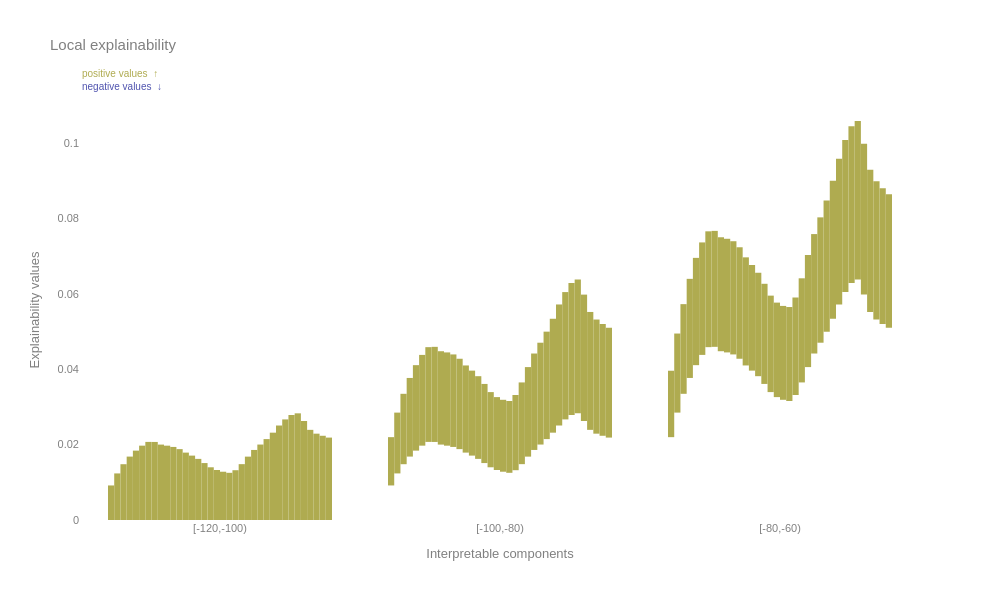

Notebook source saved alongside this figure:
### Code cell
past_load_zoom_2_model = past_load_zoom_2.close_up_explainability_model(X_observation)
base_vector = -phi_zero
fig = time.local_plot(past_load_zoom_2_model,component_names,base_vector)
fig.show()

### Figure 1 — Plotly figure (JSON) as saved in the notebook; plotly's stock layout.template omitted (floating-point values rounded to 4 significant figures)
{"data": [{"base": 0, "connector": {"visible": false}, "decreasing": {"marker": {"color": "#5054af"}}, "increasing": {"marker": {"color": "#afab50"}}, "name": "h 0", "orientation": "v", "type": "waterfall", "x": ["[-120,-100)", "[-100,-80)", "[-80,-60)"], "y": [0.009162, 0.01281, 0.01761]}, {"base": 0, "connector": {"visible": false}, "decreasing": {"marker": {"color": "#5054af"}}, "increasing": {"marker": {"color": "#afab50"}}, "name": "h 1", "orientation": "v", "type": "waterfall", "x": ["[-120,-100)", "[-100,-80)", "[-80,-60)"], "y": [0.01235, 0.01612, 0.02097]}, {"base": 0, "connector": {"visible": false}, "decreasing": {"marker": {"color": "#5054af"}}, "increasing": {"marker": {"color": "#afab50"}}, "name": "h 2", "orientation": "v", "type": "waterfall", "x": ["[-120,-100)", "[-100,-80)", "[-80,-60)"], "y": [0.01479, 0.01867, 0.02378]}, {"base": 0, "connector": {"visible": false}, "decreasing": {"marker": {"color": "#5054af"}}, "increasing": {"marker": {"color": "#afab50"}}, "name": "h 3", "orientation": "v", "type": "waterfall", "x": ["[-120,-100)", "[-100,-80)", "[-80,-60)"], "y": [0.01682, 0.02085, 0.02628]}, {"base": 0, "connector": {"visible": false}, "decreasing": {"marker": {"color": "#5054af"}}, "increasing": {"marker": {"color": "#afab50"}}, "name": "h 4", "orientation": "v", "type": "waterfall", "x": ["[-120,-100)", "[-100,-80)", "[-80,-60)"], "y": [0.01839, 0.02267, 0.02845]}, {"base": 0, "connector": {"visible": false}, "decreasing": {"marker": {"color": "#5054af"}}, "increasing": {"marker": {"color": "#afab50"}}, "name": "h 5", "orientation": "v", "type": "waterfall", "x": ["[-120,-100)", "[-100,-80)", "[-80,-60)"], "y": [0.01972, 0.02407, 0.02983]}, {"base": 0, "connector": {"visible": false}, "decreasing": {"marker": {"color": "#5054af"}}, "increasing": {"marker": {"color": "#afab50"}}, "name": "h 6", "orientation": "v", "type": "waterfall", "x": ["[-120,-100)", "[-100,-80)", "[-80,-60)"], "y": [0.02071, 0.02512, 0.03072]}, {"base": 0, "connector": {"visible": false}, "decreasing": {"marker": {"color": "#5054af"}}, "increasing": {"marker": {"color": "#afab50"}}, "name": "h 7", "orientation": "v", "type": "waterfall", "x": ["[-120,-100)", "[-100,-80)", "[-80,-60)"], "y": [0.0207, 0.02522, 0.03075]}, {"base": 0, "connector": {"visible": false}, "decreasing": {"marker": {"color": "#5054af"}}, "increasing": {"marker": {"color": "#afab50"}}, "name": "h 8", "orientation": "v", "type": "waterfall", "x": ["[-120,-100)", "[-100,-80)", "[-80,-60)"], "y": [0.02, 0.02476, 0.03022]}, {"base": 0, "connector": {"visible": false}, "decreasing": {"marker": {"color": "#5054af"}}, "increasing": {"marker": {"color": "#afab50"}}, "name": "h 9", "orientation": "v", "type": "waterfall", "x": ["[-120,-100)", "[-100,-80)", "[-80,-60)"], "y": [0.01971, 0.02473, 0.03014]}, {"base": 0, "connector": {"visible": false}, "decreasing": {"marker": {"color": "#5054af"}}, "increasing": {"marker": {"color": "#afab50"}}, "name": "h 10", "orientation": "v", "type": "waterfall", "x": ["[-120,-100)", "[-100,-80)", "[-80,-60)"], "y": [0.01938, 0.02453, 0.03002]}, {"base": 0, "connector": {"visible": false}, "decreasing": {"marker": {"color": "#5054af"}}, "increasing": {"marker": {"color": "#afab50"}}, "name": "h 11", "orientation": "v", "type": "waterfall", "x": ["[-120,-100)", "[-100,-80)", "[-80,-60)"], "y": [0.0188, 0.02397, 0.02956]}, {"base": 0, "connector": {"visible": false}, "decreasing": {"marker": {"color": "#5054af"}}, "increasing": {"marker": {"color": "#afab50"}}, "name": "h 12", "orientation": "v", "type": "waterfall", "x": ["[-120,-100)", "[-100,-80)", "[-80,-60)"], "y": [0.01787, 0.02311, 0.02867]}, {"base": 0, "connector": {"visible": false}, "decreasing": {"marker": {"color": "#5054af"}}, "increasing": {"marker": {"color": "#afab50"}}, "name": "h 13", "orientation": "v", "type": "waterfall", "x": ["[-120,-100)", "[-100,-80)", "[-80,-60)"], "y": [0.01708, 0.02253, 0.02802]}, {"base": 0, "connector": {"visible": false}, "decreasing": {"marker": {"color": "#5054af"}}, "increasing": {"marker": {"color": "#afab50"}}, "name": "h 14", "orientation": "v", "type": "waterfall", "x": ["[-120,-100)", "[-100,-80)", "[-80,-60)"], "y": [0.01621, 0.02193, 0.02743]}, {"base": 0, "connector": {"visible": false}, "decreasing": {"marker": {"color": "#5054af"}}, "increasing": {"marker": {"color": "#afab50"}}, "name": "h 15", "orientation": "v", "type": "waterfall", "x": ["[-120,-100)", "[-100,-80)", "[-80,-60)"], "y": [0.0151, 0.02098, 0.02656]}, {"base": 0, "connector": {"visible": false}, "decreasing": {"marker": {"color": "#5054af"}}, "increasing": {"marker": {"color": "#afab50"}}, "name": "h 16", "orientation": "v", "type": "waterfall", "x": ["[-120,-100)", "[-100,-80)", "[-80,-60)"], "y": [0.01398, 0.01994, 0.02558]}, {"base": 0, "connector": {"visible": false}, "decreasing": {"marker": {"color": "#5054af"}}, "increasing": {"marker": {"color": "#afab50"}}, "name": "h 17", "orientation": "v", "type": "waterfall", "x": ["[-120,-100)", "[-100,-80)", "[-80,-60)"], "y": [0.01326, 0.01933, 0.02506]}, {"base": 0, "connector": {"visible": false}, "decreasing": {"marker": {"color": "#5054af"}}, "increasing": {"marker": {"color": "#afab50"}}, "name": "h 18", "orientation": "v", "type": "waterfall", "x": ["[-120,-100)", "[-100,-80)", "[-80,-60)"], "y": [0.0128, 0.01907, 0.0249]}, {"base": 0, "connector": {"visible": false}, "decreasing": {"marker": {"color": "#5054af"}}, "increasing": {"marker": {"color": "#afab50"}}, "name": "h 19", "orientation": "v", "type": "waterfall", "x": ["[-120,-100)", "[-100,-80)", "[-80,-60)"], "y": [0.01251, 0.01904, 0.02491]}, {"base": 0, "connector": {"visible": false}, "decreasing": {"marker": {"color": "#5054af"}}, "increasing": {"marker": {"color": "#afab50"}}, "name": "h 20", "orientation": "v", "type": "waterfall", "x": ["[-120,-100)", "[-100,-80)", "[-80,-60)"], "y": [0.0132, 0.01994, 0.02586]}, {"base": 0, "connector": {"visible": false}, "decreasing": {"marker": {"color": "#5054af"}}, "increasing": {"marker": {"color": "#afab50"}}, "name": "h 21", "orientation": "v", "type": "waterfall", "x": ["[-120,-100)", "[-100,-80)", "[-80,-60)"], "y": [0.01481, 0.02167, 0.02761]}, {"base": 0, "connector": {"visible": false}, "decreasing": {"marker": {"color": "#5054af"}}, "increasing": {"marker": {"color": "#afab50"}}, "name": "h 22", "orientation": "v", "type": "waterfall", "x": ["[-120,-100)", "[-100,-80)", "[-80,-60)"], "y": [0.0168, 0.02374, 0.02973]}, {"base": 0, "connector": {"visible": false}, "decreasing": {"marker": {"color": "#5054af"}}, "increasing": {"marker": {"color": "#afab50"}}, "name": "h 23", "orientation": "v", "type": "waterfall", "x": ["[-120,-100)", "[-100,-80)", "[-80,-60)"], "y": [0.01858, 0.02557, 0.03167]}, {"base": 0, "connector": {"visible": false}, "decreasing": {"marker": {"color": "#5054af"}}, "increasing": {"marker": {"color": "#afab50"}}, "name": "h 24", "orientation": "v", "type": "waterfall", "x": ["[-120,-100)", "[-100,-80)", "[-80,-60)"], "y": [0.02001, 0.02701, 0.03324]}, {"base": 0, "connector": {"visible": false}, "decreasing": {"marker": {"color": "#5054af"}}, "increasing": {"marker": {"color": "#afab50"}}, "name": "h 25", "orientation": "v", "type": "waterfall", "x": ["[-120,-100)", "[-100,-80)", "[-80,-60)"], "y": [0.02145, 0.02849, 0.03479]}, {"base": 0, "connector": {"visible": false}, "decreasing": {"marker": {"color": "#5054af"}}, "increasing": {"marker": {"color": "#afab50"}}, "name": "h 26", "orientation": "v", "type": "waterfall", "x": ["[-120,-100)", "[-100,-80)", "[-80,-60)"], "y": [0.02316, 0.03021, 0.0366]}, {"base": 0, "connector": {"visible": false}, "decreasing": {"marker": {"color": "#5054af"}}, "increasing": {"marker": {"color": "#afab50"}}, "name": "h 27", "orientation": "v", "type": "waterfall", "x": ["[-120,-100)", "[-100,-80)", "[-80,-60)"], "y": [0.02506, 0.0321, 0.03862]}, {"base": 0, "connector": {"visible": false}, "decreasing": {"marker": {"color": "#5054af"}}, "increasing": {"marker": {"color": "#afab50"}}, "name": "h 28", "orientation": "v", "type": "waterfall", "x": ["[-120,-100)", "[-100,-80)", "[-80,-60)"], "y": [0.02667, 0.03376, 0.04033]}, {"base": 0, "connector": {"visible": false}, "decreasing": {"marker": {"color": "#5054af"}}, "increasing": {"marker": {"color": "#afab50"}}, "name": "h 29", "orientation": "v", "type": "waterfall", "x": ["[-120,-100)", "[-100,-80)", "[-80,-60)"], "y": [0.02785, 0.035, 0.04156]}, {"base": 0, "connector": {"visible": false}, "decreasing": {"marker": {"color": "#5054af"}}, "increasing": {"marker": {"color": "#afab50"}}, "name": "h 30", "orientation": "v", "type": "waterfall", "x": ["[-120,-100)", "[-100,-80)", "[-80,-60)"], "y": [0.02829, 0.03549, 0.04203]}, {"base": 0, "connector": {"visible": false}, "decreasing": {"marker": {"color": "#5054af"}}, "increasing": {"marker": {"color": "#afab50"}}, "name": "h 31", "orientation": "v", "type": "waterfall", "x": ["[-120,-100)", "[-100,-80)", "[-80,-60)"], "y": [0.02625, 0.03352, 0.04002]}, {"base": 0, "connector": {"visible": false}, "decreasing": {"marker": {"color": "#5054af"}}, "increasing": {"marker": {"color": "#afab50"}}, "name": "h 32", "orientation": "v", "type": "waterfall", "x": ["[-120,-100)", "[-100,-80)", "[-80,-60)"], "y": [0.02391, 0.03126, 0.03769]}, {"base": 0, "connector": {"visible": false}, "decreasing": {"marker": {"color": "#5054af"}}, "increasing": {"marker": {"color": "#afab50"}}, "name": "h 33", "orientation": "v", "type": "waterfall", "x": ["[-120,-100)", "[-100,-80)", "[-80,-60)"], "y": [0.02289, 0.03027, 0.03664]}, {"base": 0, "connector": {"visible": false}, "decreasing": {"marker": {"color": "#5054af"}}, "increasing": {"marker": {"color": "#afab50"}}, "name": "h 34", "orientation": "v", "type": "waterfall", "x": ["[-120,-100)", "[-100,-80)", "[-80,-60)"], "y": [0.02234, 0.02965, 0.03598]}, {"base": 0, "connector": {"visible": false}, "decreasing": {"marker": {"color": "#5054af"}}, "increasing": {"marker": {"color": "#afab50"}}, "name": "h 35", "orientation": "v", "type": "waterfall", "x": ["[-120,-100)", "[-100,-80)", "[-80,-60)"], "y": [0.02185, 0.02913, 0.03541]}], "layout": {"annotations": [{"bgcolor": "white", "font": {"color": "#afab50", "size": 10}, "showarrow": false, "text": "positive values  ↑", "x": 0, "xref": "paper", "y": 1.08, "yref": "paper"}, {"bgcolor": "white", "font": {"color": "#5054af", "size": 10}, "showarrow": false, "text": "negative values  ↓", "x": 0, "xref": "paper", "y": 1.05, "yref": "paper"}], "autosize": false, "font": {"color": "gray", "family": "Helvetica", "size": 11}, "height": 600, "plot_bgcolor": "white", "showlegend": false, "title": {"text": "Local explainability"}, "width": 1000, "xaxis": {"title": {"text": "Interpretable components"}}, "yaxis": {"title": {"text": "Explainability values"}}}}
